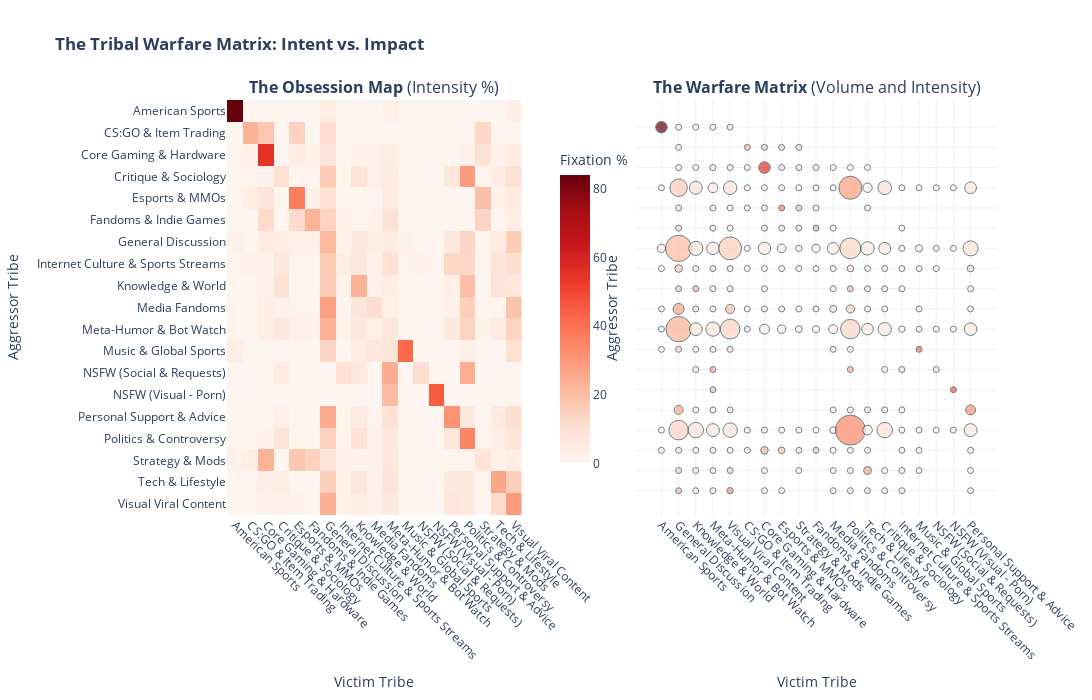

The cell this chart's notebook holds for it:
### Markdown cell above
### 2. The Tribal Warfare Matrix (The Macro View)

**The Intel:**
We know the Tribes. Now we need to distinguish between **Noise** (Volume) and **Malice** (Intent).
To do this, we present the data in two views side-by-side:

1.  **The Obsession Map (Left):** A pure heatmap of **Fixation**. It ignores size and focuses on *focus*. (Question: *"Of all the attacks Tribe A launched, what % went to Tribe B?"*)
2.  **The Warfare Matrix (Right):** A bubble chart adding **Volume**. (Question: *"How many actual shots were fired?"*)



**The Analysis:**
By comparing the two maps, specific "War Crimes" become visible:

1.  **The Civil Wars (High Internal Fixation):**
    * *The Insight:* **We fight our own.** Most toxicity isn't an invasion; it's an internal purge.
    * *The Evidence:* Look at **American Sports**. The diagonal square is deep red. This reveals that Sports fans aren't fighting Gamers or Political junkies. They are almost exclusively fighting *other* Sports fans. It is a closed loop of tribal violence.

2.  **The Pariah Tribes (The Punching Bags):**
    * *The Insight:* Some tribes act as "Universal Enemies." They unite the rest of Reddit in common hatred.
    * *The Evidence:* Look at the column for **General Discussion**. It appears as a vertical stripe of bubbles. This means *everyone* attacks them. Whether you are from the Tech Tribe or the Political Tribe, "General Discussion" is your common enemy.

3.  **The Blood Feuds (The Snipers):**
    * *The Insight:* Small dark-red squares *off* the diagonal reveal targeted vendettas.
    * *The Evidence:* Even if the bubble size is small (low volume), a high Rivalry Score indicates a "structural obsession." These tribes have stopped fighting a general war and are fixated on destroying a specific neighbor.

**Actionable Advice:**
* **Don't Confuse Noise with Hate:** A large pink bubble is a chaotic brawl. A small dark-red square is a sniper. Fear the sniper.
* **Check the Diagonal First:** If you mod a Sports sub, your threat is internal. Monitor your own "Meta" threads closer than you monitor *r/All*.
* **Don't Be a Pariah:** If you see your Tribe forming a "Vertical Stripe" like *General Discussion*, you are in a defensive war against the entire platform. Lock the gates.

### Code cell
from my_function import plot_dual_warfare_matrix

plot_dual_warfare_matrix(Tmerge_df, sub_merged_df, tribe_mapping, min_interactions=10)

### Figure 1 — Plotly figure (JSON) as saved in the notebook; plotly's stock layout.template omitted (floating-point values rounded to 4 significant figures; data arrays with more than 128 entries replaced by an {"elided": "..."} marker saying what was removed)
{"data": [{"colorbar": {"len": 0.8, "title": {"text": "Fixation %"}, "x": 0.42}, "colorscale": [[0, "rgb(255,245,240)"], [0.125, "rgb(254,224,210)"], [0.25, "rgb(252,187,161)"], [0.375, "rgb(252,146,114)"], [0.5, "rgb(251,106,74)"], [0.625, "rgb(239,59,44)"], [0.75, "rgb(203,24,29)"], [0.875, "rgb(165,15,21)"], [1, "rgb(103,0,13)"]], "hovertemplate": "Source: %{y}<br>Target: %{x}<br>Fixation: %{z:.1f}%<extra></extra>", "type": "heatmap", "x": ["American Sports", "CS:GO & Item Trading", "Core Gaming & Hardware", "Critique & Sociology", "Esports & MMOs", "Fandoms & Indie Games", "General Discussion", "Internet Culture & Sports Streams", "Knowledge & World", "Media Fandoms", "Meta-Humor & Bot Watch", "Music & Global Sports", "NSFW (Social & Requests)", "NSFW (Visual - Porn)", "Personal Support & Advice", "Politics & Controversy", "Strategy & Mods", "Tech & Lifestyle", "Visual Viral Content"], "xaxis": "x", "y": ["American Sports", "CS:GO & Item Trading", "Core Gaming & Hardware", "Critique & Sociology", "Esports & MMOs", "Fandoms & Indie Games", "General Discussion", "Internet Culture & Sports Streams", "Knowledge & World", "Media Fandoms", "Meta-Humor & Bot Watch", "Music & Global Sports", "NSFW (Social & Requests)", "NSFW (Visual - Porn)", "Personal Support & Advice", "Politics & Controversy", "Strategy & Mods", "Tech & Lifestyle", "Visual Viral Content"], "yaxis": "y", "z": {"elided": "19x19 float values"}}, {"hovertemplate": "<b>Aggressor:</b> %{y}<br><b>Victim:</b> %{x}<br>Volume: %{marker.size}<br>Fixation: %{marker.color:.1f}%<extra></extra>", "marker": {"color": {"elided": "228 float values"}, "colorscale": [[0, "rgb(255,245,240)"], [0.125, "rgb(254,224,210)"], [0.25, "rgb(252,187,161)"], [0.375, "rgb(252,146,114)"], [0.5, "rgb(251,106,74)"], [0.625, "rgb(239,59,44)"], [0.75, "rgb(203,24,29)"], [0.875, "rgb(165,15,21)"], [1, "rgb(103,0,13)"]], "line": {"color": "DarkSlateGrey", "width": 1}, "showscale": false, "size": {"elided": "228 int values"}, "sizemin": 3, "sizemode": "area", "sizeref": 11.54}, "mode": "markers", "type": "scatter", "x": {"elided": "228 str values"}, "xaxis": "x2", "y": {"elided": "228 str values"}, "yaxis": "y2"}], "layout": {"annotations": [{"font": {"size": 16}, "showarrow": false, "text": "<b>The Obsession Map</b> (Intensity %)", "x": 0.1913, "xanchor": "center", "xref": "paper", "y": 1, "yanchor": "bottom", "yref": "paper"}, {"font": {"size": 16}, "showarrow": false, "text": "<b>The Warfare Matrix</b> (Volume and Intensity)", "x": 0.7662, "xanchor": "center", "xref": "paper", "y": 1, "yanchor": "bottom", "yref": "paper"}], "height": 700, "showlegend": false, "title": {"text": "<b>The Tribal Warfare Matrix: Intent vs. Impact</b>"}, "width": 1300, "xaxis": {"anchor": "y", "domain": [0, 0.3825], "tickangle": 45, "title": {"text": "Victim Tribe"}}, "xaxis2": {"anchor": "y2", "domain": [0.5325, 1], "tickangle": 45, "title": {"text": "Victim Tribe"}}, "yaxis": {"anchor": "x", "autorange": "reversed", "domain": [0, 1], "title": {"text": "Aggressor Tribe"}}, "yaxis2": {"anchor": "x2", "autorange": "reversed", "domain": [0, 1], "showticklabels": false, "title": {"text": "Aggressor Tribe"}}}}
